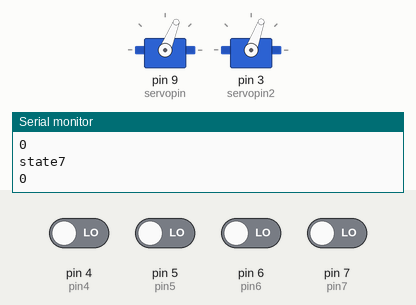
Bench run of a sketch on a simulated Arduino Uno, built with avr-gcc and run on an emulated ATmega328P. Shown: 2 × servo, the last lines printed to the serial monitor. The inputs (shaded band) are chosen by the test bench; at power-on: pin 4 (pin4), pin 5 (pin5), pin 6 (pin6), pin 7 (pin7) LOW.

Above: at 1.8 s.
1.9 s: pin 4 (pin4) driven HIGH
At 2.9 s:
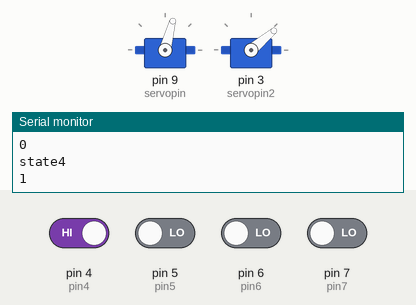
3.5 s: pin 5 (pin5) driven HIGH
At 4.76 s:
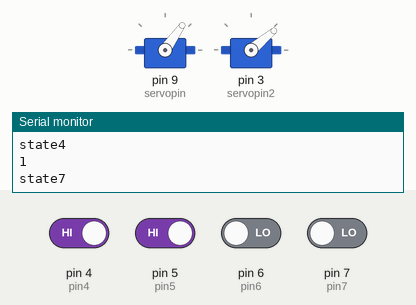
6.5 s: pin 6 (pin6) driven HIGH
At 7.16 s:
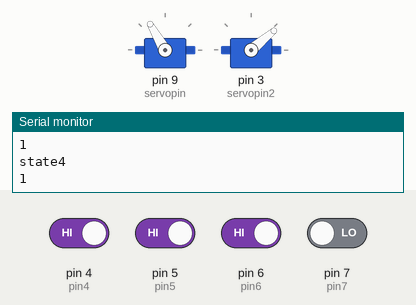
9.5 s: pin 7 (pin7) driven HIGH
12.5 s: pin 4 (pin4) driven LOW
15.5 s: pin 6 (pin6) driven LOW
Timing chart, 0 to 19.5 s (numbered marks = the images above; inputs shaded):
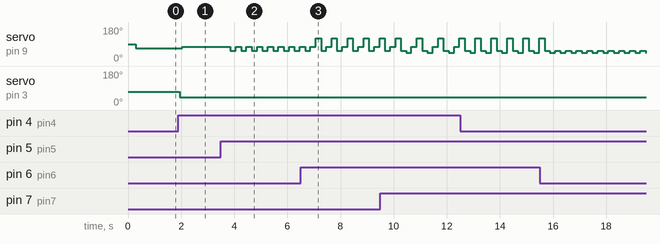

Measured:
- after the input at 1.9 s, servo on pin 9 (servopin): 68° → 75° after 0.15 s; servo on pin 3 (servopin2): 70° → 40° after 0.05 s
- after the input at 3.5 s, servo on pin 9 (servopin): alternates 75° for 0.20 s and 55° for 0.20 s, starting after 0.36 s

The sketch:

OptiSurg_Arduino_file.ino
```cpp
#include<Servo.h>
Servo servo1;
Servo servo2;
int servopin=9;
int servopin2=3;
const int pin7 = 7;
const int pin6 = 6;
const int pin5 = 5;
const int pin4 = 4;

void setup() {
  // Initialize serial communication
  Serial.begin(9600);

  // Set the pins as input
  pinMode(pin7, INPUT);
  pinMode(pin6, INPUT);
  pinMode(pin5, INPUT);
  pinMode(pin4, INPUT);
  pinMode(servopin, OUTPUT);
  digitalWrite(servopin,LOW);
  servo1.attach(servopin);

  pinMode(servopin2, OUTPUT);
  digitalWrite(servopin2,LOW);
  servo2.attach(servopin2);
//
      servo2.write(70);
    delay(300);
     servo1.write(68);
    delay(300);
}
int mone = 90;
int mtwo = 35;
void loop() {
  // Read the state of each pin
  int state7 = digitalRead(pin7);
  int state6 = digitalRead(pin6);
  int state5 = digitalRead(pin5);
  int state4 = digitalRead(pin4);//bl
    Serial.println("state7");
  Serial.println(state7);
      Serial.println("state6");
   Serial.println(state6);
         Serial.println("state5");
    Serial.println(state5);
             Serial.println("state4");
     Serial.println(state4);
//
//
//
//
////
////
 if(state4==HIGH)
  {
//BR
    servo2.write(40);
    delay(100);
     servo1.write(75 );
    delay(100);
  }
//
  if(state6==HIGH)
 {
////TR
   servo2.write(40);
   delay(100);
   servo1.write(120);
   delay(100);
  }
//
//
 if(state5==HIGH)
 {
////BL
   servo2.write(40);
   delay(100);
   servo1.write(55);
   delay(100);
 }
 if(state7==HIGH)
 {
////TL
   servo2.write(40);
   delay(100);
   servo1.write(45);
   delay(100);
 }

 }
```
